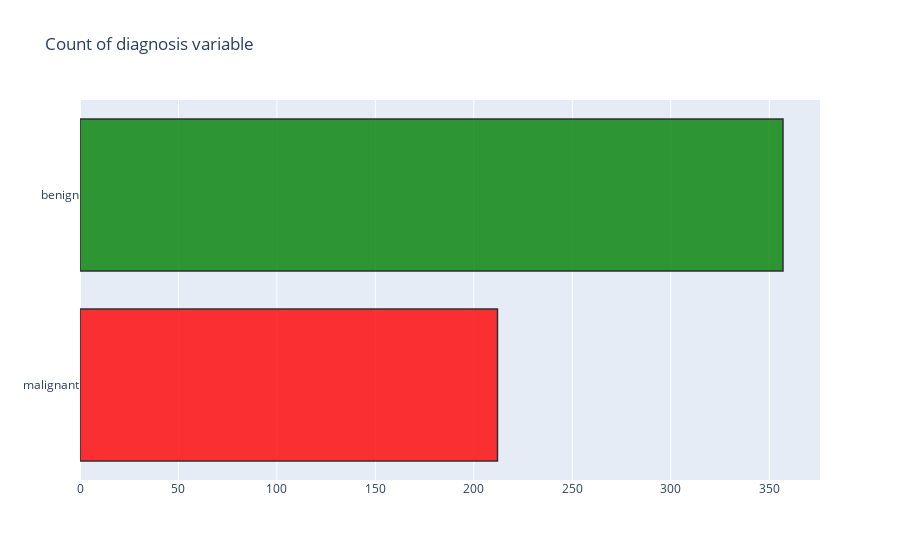
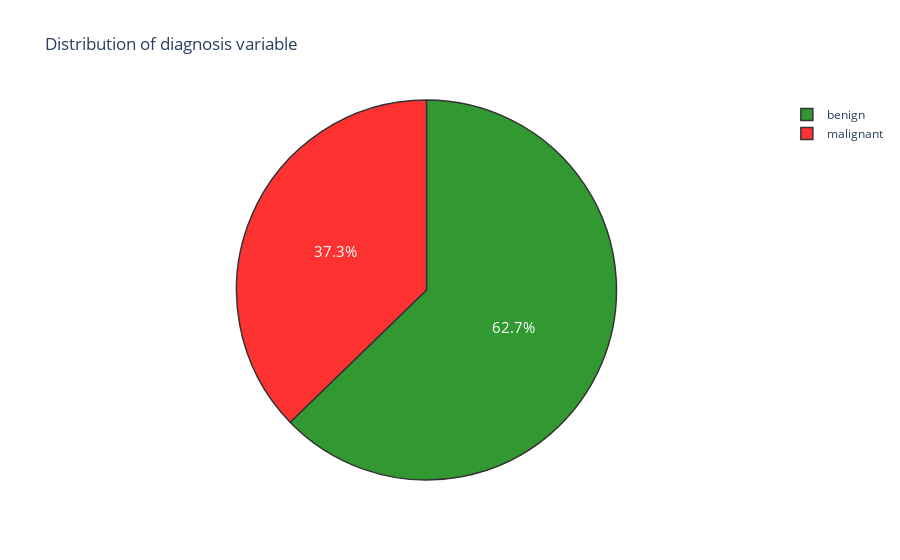

The notebook cell saved with these charts, in order:
### Code cell
M = dff[(dff['diagnosis'] != 0)]
B = dff[(dff['diagnosis'] == 0)]
trace = go.Bar(x = (len(M), len(B)), y = ['malignant', 'benign'], orientation = 'h', opacity = 0.8, marker=dict(
        color=[ 'red', 'green'],
        line=dict(color='#000000',width=1.5)))

layout = dict(title =  'Count of diagnosis variable')
                    
fig = dict(data = [trace], layout=layout)
py.iplot(fig)

#------------PERCENTAGE-------------------
trace = go.Pie(labels = ['benign','malignant'], values = dff['diagnosis'].value_counts(), 
               textfont=dict(size=15), opacity = 0.8,
               marker=dict(colors=['green', 'red'], 
                           line=dict(color='#000000', width=1.5)))


layout = dict(title =  'Distribution of diagnosis variable')
           
fig = dict(data = [trace], layout=layout)
py.iplot(fig)

### Figure 1 — Plotly figure (JSON) as saved in the notebook; plotly's stock layout.template omitted (floating-point values rounded to 4 significant figures)
{"data": [{"marker": {"color": ["red", "green"], "line": {"color": "#000000", "width": 1.5}}, "opacity": 0.8, "orientation": "h", "type": "bar", "x": [212, 357], "y": ["malignant", "benign"]}], "layout": {"title": {"text": "Count of diagnosis variable"}}}

### Figure 2 — Plotly figure (JSON) as saved in the notebook; plotly's stock layout.template omitted (floating-point values rounded to 4 significant figures)
{"data": [{"labels": ["benign", "malignant"], "marker": {"colors": ["green", "red"], "line": {"color": "#000000", "width": 1.5}}, "opacity": 0.8, "textfont": {"size": 15}, "type": "pie", "values": [357, 212]}], "layout": {"title": {"text": "Distribution of diagnosis variable"}}}
